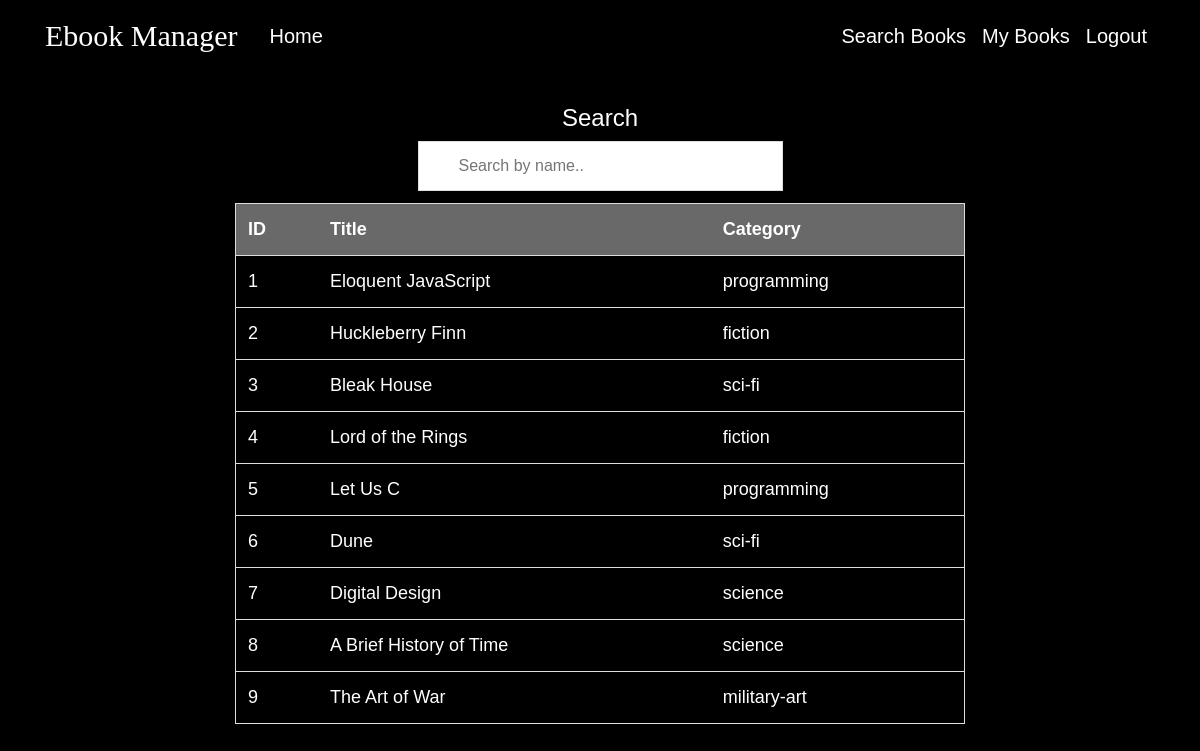
The app's page /SearchBooks (signed in), older data.
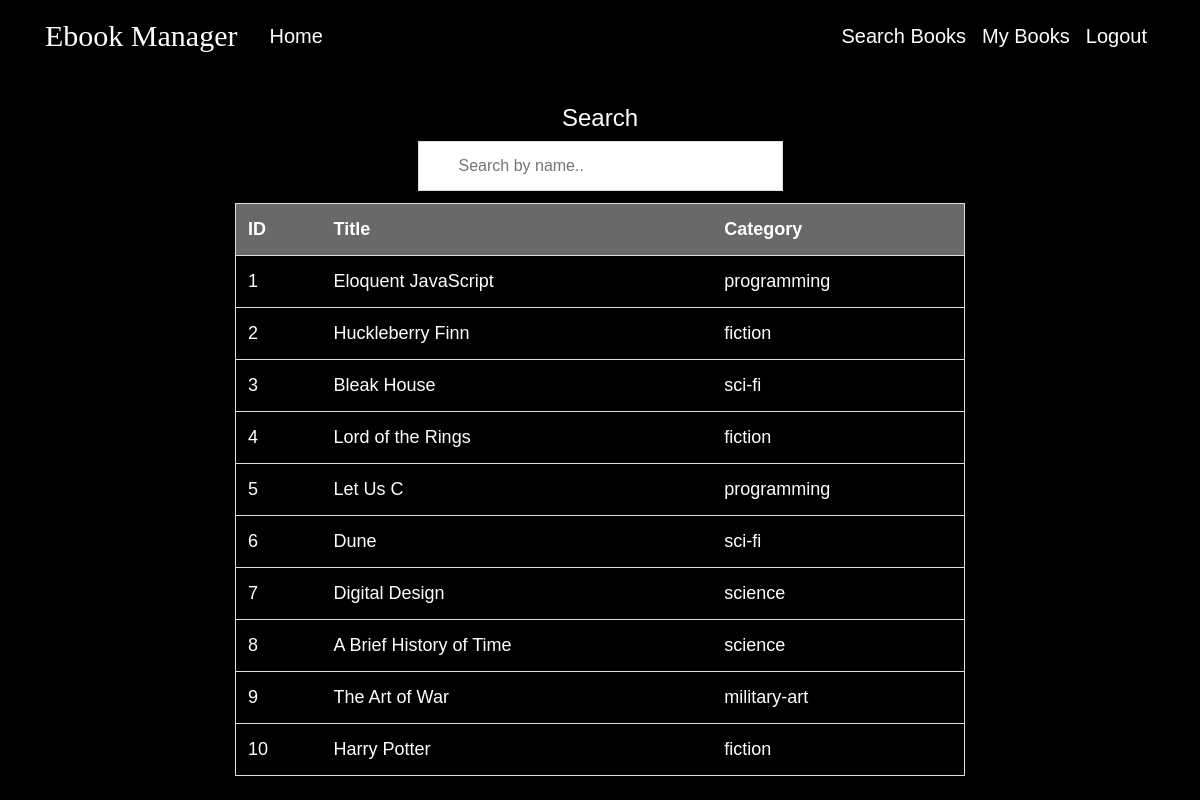
The same page, newer data.
### ebook_management/models.py (models this page shows, shortened)
class books(db.Model):
    book_id=db.Column(db.Integer,primary_key=True)
    isbn=db.Column(db.Integer,nullable=False)
    title=db.Column(db.String(20))
    category=db.Column(db.String(20))

### ebook_management/routes.py (the view)
@app.route('/SearchBooks',methods=['GET','POST'])
@login_required
def SearchBooks():
    q=db.engine.execute("SELECT * FROM BOOKS")
    books=q.fetchall()
    return render_template('search.html', books=books)

### ebook_management/models.py (called while the page is built)
@login_manager.user_loader
def load_reader(reader_id):
    return reader.query.get(int(reader_id))

### ebook_management/templates/search.html (shortened to what this page needs)
{% extends "layout.html" %}
{% block content %}
<div align="center">
    <h4>Search</h4>
    <input id="myInput" onkeyup="myFunctionName()" type="text" placeholder="Search by name..">
    <table id="myTable">
            <tr class="header">
                <th>ID</th>
                <th>Title</th>
                <th>Category</th>
            </tr>
        {% for book in books %}
        <tr>
          <td>
        {{ book.book_id}}
          </td>
        <td>
        {{ book.title }}
          </td>
          <td>
        {{ book.category }}
          </td>
        </tr>
        {% endfor %}
</table>
</div>
<br>
{% endblock content %}

Row changes from the older to the newer data that the page shows:
added books: book_id "10", title "Harry Potter", category "fiction"
